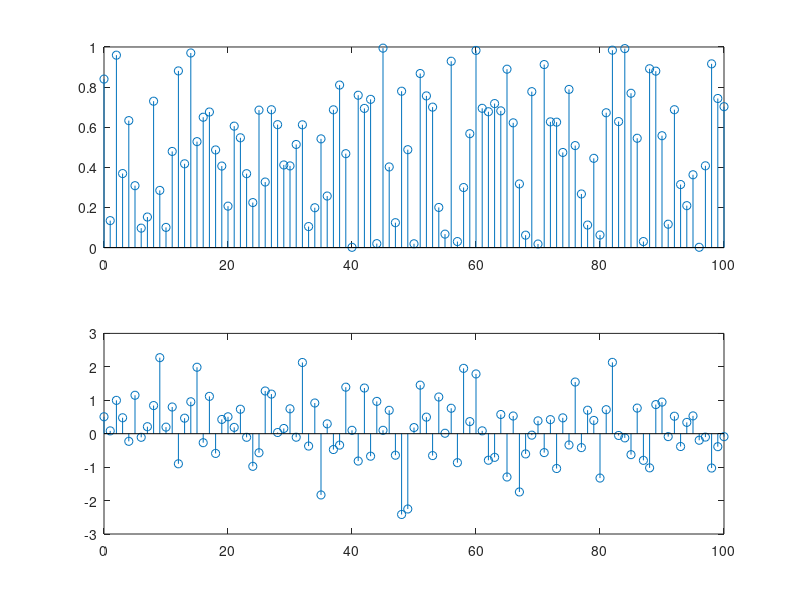

This chart was generated by the following MATLAB code:
x = 0:100;
y1 = rand(1, 101);
y2 = normrnd(0, 1, 1, 101);

%Homogenous




%%%%%%
% h1 %
%%%%%%
subplot(2, 1, 1);
stem(x, y1)

%%%%%%
% h2 %
%%%%%%
subplot(2, 1, 2);
stem(x, y2)